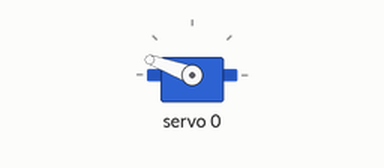
Recording of a sketch running on a simulated Arduino Uno, built with avr-gcc and run on an emulated ATmega328P. Parts: servo. What the sketch prints to the serial monitor is not drawn.

Above: at 0.1 s.
At 2.2 s:
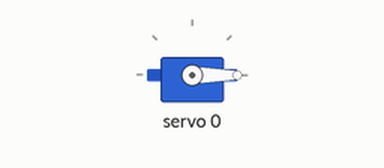
Timing chart, 0 to 3.7 s (numbered marks = the images above):
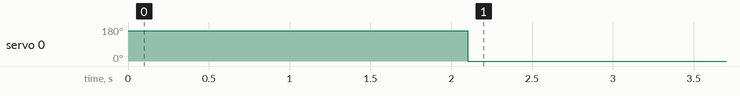

Measured:
- by itself, servo 0: 160° → 0° at 2.1 s

The sketch:

PCA9685_servo_test.ino
```cpp
#include <Wire.h>
#include <Adafruit_PWMServoDriver.h>

Adafruit_PWMServoDriver pwm = Adafruit_PWMServoDriver();


#define SERVOMIN  300 // This is the 'minimum' pulse length count (out of 4096)
#define SERVOMAX  300 // This is the 'maximum' pulse length count (out of 4096)

#define SERVO_FREQ 10 // Analog servos run at ~50 Hz updates


uint8_t servonum = 0;

void setup() {
  Serial.begin(9600);
  Serial.println("8 channel Servo test!");

  pwm.begin();

  pwm.setPWMFreq(SERVO_FREQ);  // Analog servos run at ~50 Hz updates

  pwm.setPWM(0,0,90);
  delay(100);
}

void loop(){
  pwm.setPWM(0,5,1);
  delay(2000);
  pwm.setPWM(0,1,5);
  delay(2000);
  /*pwm.setPWM(2,90,95);
  delay(2000);
  pwm.setPWM(3,95,90);
  delay(2000);
  pwm.setPWM(4,95,90);
  delay(2000);

  pwm.setPWM(0,95,90);
  delay(2000);
  pwm.setPWM(1,95,90);
  delay(2000);
  pwm.setPWM(2,95,90);
  delay(2000);
  pwm.setPWM(3,90,95);
  delay(2000);
  pwm.setPWM(4,90,95);
  delay(2000);*/
}
```
